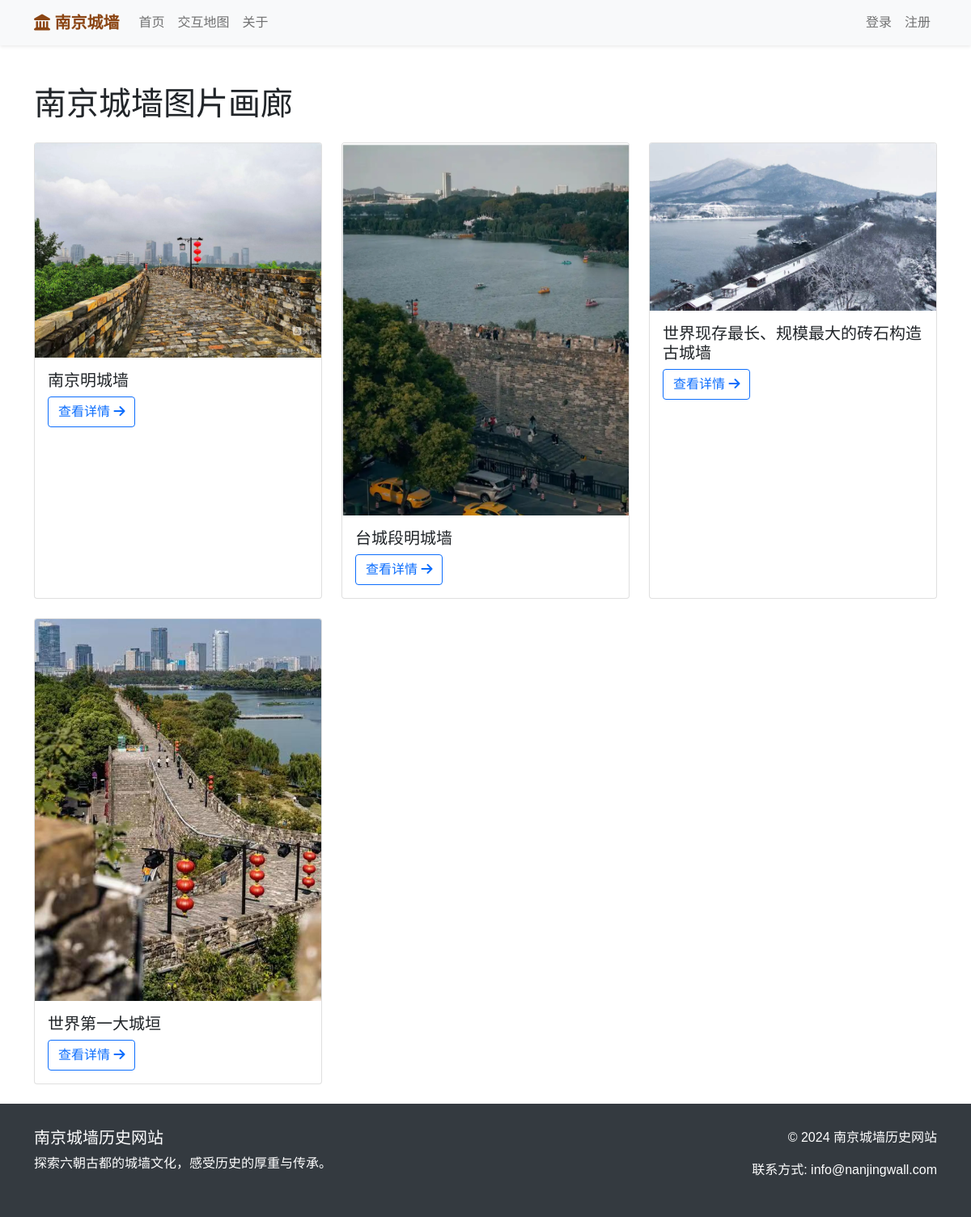
/pictures/, run on the app's committed database.
### wall_app/models.py (models this page shows, shortened)
class WallSection(models.Model):
    user = models.ForeignKey(User, on_delete=models.CASCADE, verbose_name="贡献者", null=True, blank=True)
    name = models.CharField(max_length=100, verbose_name="段落名称")
    location = models.CharField(max_length=200, verbose_name="地理位置")
    built_year = models.CharField(max_length=50, verbose_name="建造年代")
    length = models.CharField(max_length=50, verbose_name="长度")
    description = models.TextField(verbose_name="详细描述")
    event = models.TextField(verbose_name="相关历史事件", null=True, blank=True)
    image = models.ImageField(upload_to='static/', verbose_name="图片", blank=True)
    created_at = models.DateTimeField(auto_now_add=True, verbose_name="创建时间")
    objects = models.Manager()  # 默认管理器
    class Meta:
        verbose_name = "城墙段落"
        verbose_name_plural = "城墙段落"

### wall_app/views.py (the view)
# urls.py: path('pictures/', views.picture_gallery, name='picture_gallery'),
def picture_gallery(request):
    sections = WallSection.objects.all()
    return render(request, 'picture_gallery.html', {'sections': sections, 'contributions': UserContribution.objects.all()})

### templates/picture_gallery.html (shortened to what this page needs)
{% extends 'base.html' %}
{% block content %}
<div class="container mt-5">
    <h1 class="mb-4">南京城墙图片画廊</h1>
    <div class="row">
        {% for section in sections %}
        {% if section.image %}
        <div class="col-md-4 mb-4">
            <div class="card h-100">
                <img src="{{ section.image.url }}" class="card-img-top" alt="{{ section.name }}">
                <div class="card-body">
                    <h5 class="card-title">{{ section.name }}</h5>
                    <a href="{% url 'section_detail' section.id %}" class="btn btn-outline-primary">
                        查看详情 <i class="fas fa-arrow-right"></i>
                    </a>
                </div>
            </div>
        </div>
        {% endif %}
        {% endfor %}
    </div>
</div>
{% endblock %}

### templates/base.html (shortened to what this page needs)
<!DOCTYPE html>
<html lang="zh-CN">
<head>
    <link href="https://cdn.jsdelivr.net/npm/bootstrap@5.1.3/dist/css/bootstrap.min.css" rel="stylesheet">
    <link rel="stylesheet" href="https://cdnjs.cloudflare.com/ajax/libs/font-awesome/6.0.0/css/all.min.css">
</head>
<body>
    <nav class="navbar navbar-expand-lg navbar-light bg-light shadow-sm navbar-fixed-top">
        <div class="container">
            <a class="navbar-brand" href="{% url 'home' %}">
                <i class="fas fa-landmark"></i> 南京城墙
            </a>
            <div class="collapse navbar-collapse" id="navbarNav">
                <ul class="navbar-nav me-auto">
                    <li class="nav-item">
                        <a class="nav-link" href="{% url 'home' %}">首页</a>
                    </li>
                    <li class="nav-item">
                        <a class="nav-link" href="{% url 'interactive_map' %}">交互地图</a>
                    </li>
                    <li class="nav-item">
                        <a class="nav-link" href="{% url 'about_page' %}">关于</a>
                    </li>
                </ul>
                <ul class="navbar-nav">
                    {% if user.is_authenticated %}
                        <li class="nav-item dropdown">
                            <a class="nav-link dropdown-toggle" href="#" id="userDropdown" role="button" data-bs-toggle="dropdown">
                                <i class="fas fa-user"></i> {{ user.username }}
                            </a>
                            <ul class="dropdown-menu dropdown-menu-end">
                                <li><a class="dropdown-item" href="{% url 'home' %}">主页</a></li>
                                <li><a class="dropdown-item" href="{% url 'create_contribution' %}">创作城墙段落</a></li>
                                <li><a class="dropdown-item" href="{% url 'create_historical_event' %}">创建历史事件</a></li>
                                <li><a class="dropdown-item" href="{% url 'user_profile' %}">个人主页</a></li>
                                <li><hr class="dropdown-divider"></li>
                                <li><a class="dropdown-item" href="{% url 'user_logout' %}">注销账户</a></li>
                            </ul>
                        </li>
                    {% else %}
                        <li class="nav-item">
                            <a class="nav-link" href="{% url 'login' %}">登录</a>
                        </li>
                        <li class="nav-item">
                            <a class="nav-link" href="{% url 'register' %}">注册</a>
                        </li>
                    {% endif %}
                </ul>
            </div>
        </div>
    </nav>
    <main>
        {% block content %}{% endblock %}
    </main>
    <footer class="footer">
        <div class="container">
            <div class="row">
                <div class="col-md-6">
                    <h5>南京城墙历史网站</h5>
                    <p>探索六朝古都的城墙文化，感受历史的厚重与传承。</p>
                </div>
                <div class="col-md-6 text-end">
                    <p>© 2024 南京城墙历史网站</p>
                    <p>联系方式: info@nanjingwall.com</p>
                </div>
            </div>
        </div>
    </footer>
</body>
</html>

### templates/base.html (style rules this page uses)
body { font-family: 'Microsoft YaHei', sans-serif; }
.navbar-brand { font-weight: bold; color: #8B4513 !important; }
.footer { background-color: #343a40; color: white; padding: 30px 0; position: relative; bottom: 0; width: 100%; z-index: 3000; }
.navbar-fixed-top { position:relative; top: 0; width: 100%; z-index: 1030; }

### data on the page
WallSection: image (picture), name "南京明城墙"
WallSection: image (picture), name "台城段明城墙"
WallSection: image (picture), name "世界现存最长、规模最大的砖石构造古城墙"
WallSection: image (picture), name "世界第一大城垣"
